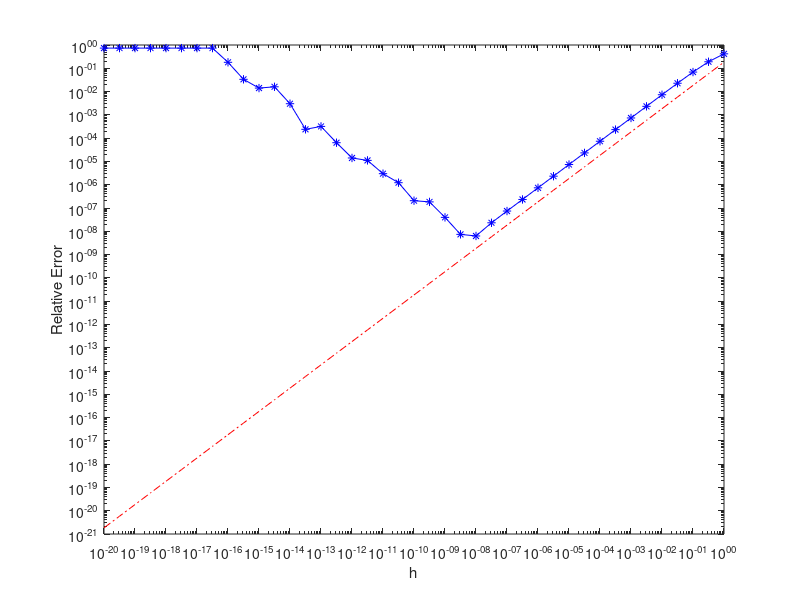

This figure's MATLAB source:
x0 = 0.5;
f0 = exp(1)^(-2*x0);
fp = -2*f0;
i = -20:0.5:0;
h = 10.^i;
err = abs (fp - (exp(1).^(-2*(x0+h)) - f0)./h );
d_err = f0/2*h;
loglog(h, err, 'b-*');
hold on
loglog(h, d_err, 'r-.');
xlabel('h');
ylabel('Relative Error')